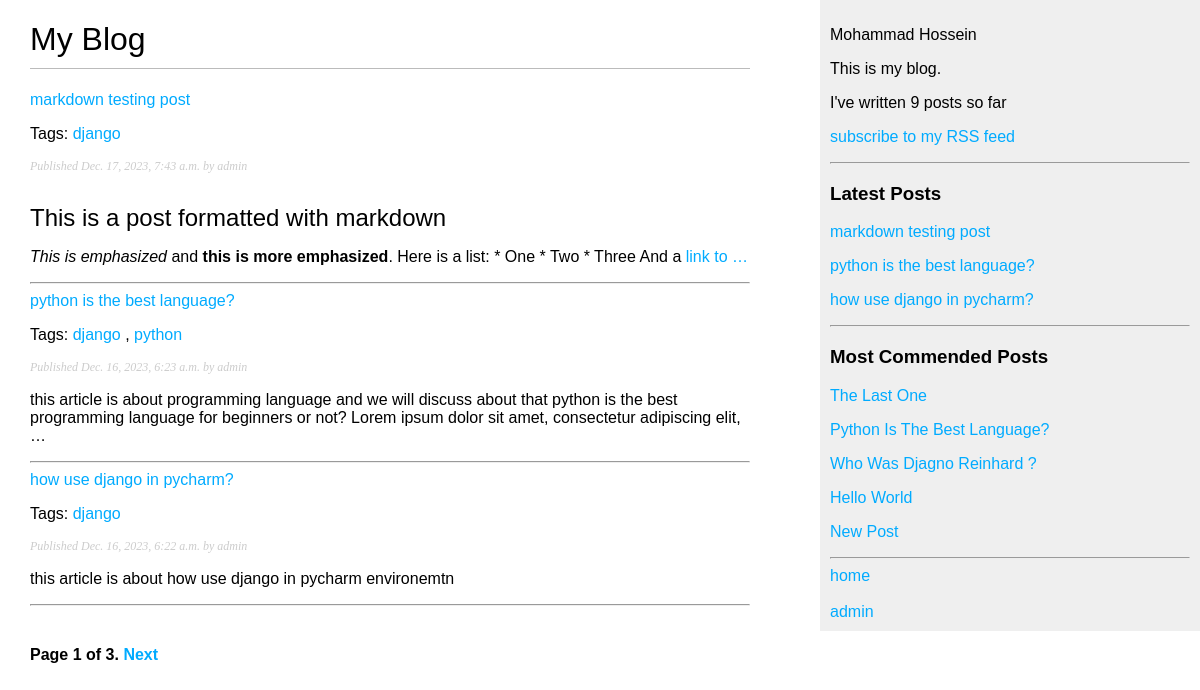
/blog/, run on an earlier commit of the app's database.
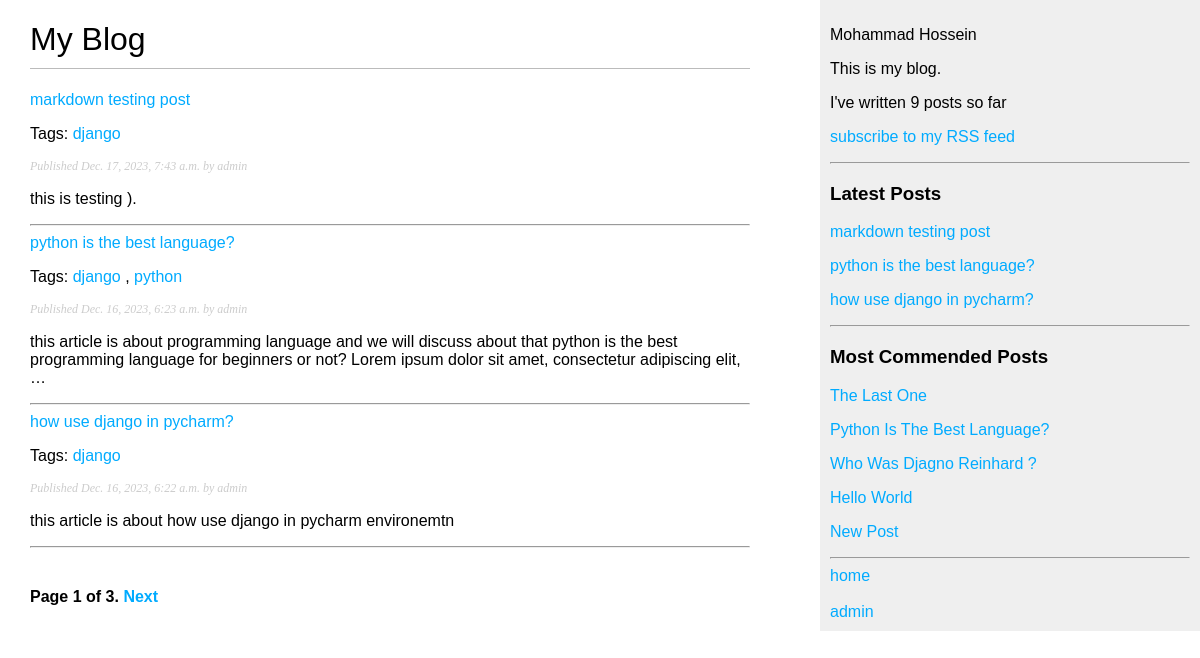
And on a later commit of the database.
### blog/models.py (models this page shows, shortened)
class Post(models.Model):
    class Status(models.TextChoices):
        DRAFT = "DF", "Draft"
        PUBLISHED = "PB", "Published"
    title = models.CharField(max_length=250)
    slug = models.SlugField(max_length=250, unique_for_date='publish')
    tags = TaggableManager()
    author = models.ForeignKey(User, on_delete=models.CASCADE, related_name='posts')
    body = models.TextField()
    publish = models.DateTimeField(default=timezone.now)
    created = models.DateTimeField(auto_now_add=True)
    updated = models.DateTimeField(auto_now=True)
    status = models.CharField(max_length=2, choices=Status.choices, default=Status.DRAFT)
    objects = models.Manager()
    published = PublishedManager()
    class Meta:
        ordering = ['-publish']
        indexes = [
            models.Index(fields=['-publish']),
        ]
    def get_absolute_url(self):
        return reverse('blog:post_detail', args=[self.publish.year, self.publish.month, self.publish.day, self.slug])

### blog/views.py (the view)
# urls.py: path('', post_list, name='post_list'),
def post_list(request, tag_slug=None):
    post_list = Post.published.all()
    tag = None
    if tag_slug:
        tag = get_object_or_404(Tag, slug=tag_slug)
        post_list = post_list.filter(tags__in=[tag])
    paginator = Paginator(post_list, 3)
    page_number = request.GET.get('page', 1)
    try:
        posts = paginator.page(page_number)
    except PageNotAnInteger:
        posts = paginator.page(1)
    except EmptyPage:
        posts = paginator.page(paginator.num_pages)
    return render(request,
                  'blog/post/post_list.html',
                  {'posts': posts,
                   'tag': tag})

### blog/models.py (called while the page is built)
    def get_queryset(self):
        return super().get_queryset().filter(status=Post.Status.PUBLISHED)

### blog/templatetags/blog_tags.py (called while the page is built)
@register.simple_tag
def total_posts():
    return Post.published.count()

@register.inclusion_tag('blog/post/latest_posts.html')
def recent_posts(count=5):
    latest_posts = Post.published.order_by('-publish')[:count]
    return {'latest_posts': latest_posts}

@register.simple_tag
def get_most_commended_posts(count=5):
    return Post.published.annotate(total_comments=Count('comments')).order_by('-total_comments')[:count]

@register.filter(name='markdown')
def markdown_format(text):
    return mark_safe(markdown.markdown(text))

### blog/templates/blog/post/post_list.html (shortened to what this page needs)
{% extends 'blog/base.html' %}
{% load blog_tags %}
{% block content %}
    <h1>My Blog</h1>
    {% for post in posts %}
        <a href="{{ post.get_absolute_url }}"> {{ post.title }}</a> <br>
        <p class="tags">
            Tags:
            {% for tag in post.tags.all %}
                <a href="{% url "blog:post_list_by_tag" tag.slug %}">
                    {{ tag.name }}
                </a>
                {% if not forloop.last %}, {% endif %}
            {% endfor %}
        </p>
        <p class="date">
            Published {{ post.publish }} by {{ post.author }}
        </p>
        {{ post.body|markdown|truncatewords:30 }}
        <hr>
    {% endfor %}
    {% include "blog/pagination.html" with page=posts %}
{% endblock %}

### blog/templates/blog/base.html (shortened to what this page needs)
{% load static %}
{% load blog_tags %}
<!DOCTYPE html>
<html lang="en">
<head>
    <link rel="stylesheet" href="{% static 'blog/css/blog.css' %}">
</head>
<body>
<div id="content">
    {% block content %}
    {% endblock %}
</div>
<div id="sidebar">
    <p>Mohammad Hossein</p>
    <p>This is my blog.</p>
    <p>I've written {% total_posts %} posts so far</p>
    <p>
        <a href="{% url 'blog:post_feed' %}">subscribe to my RSS feed</a>
    </p>
    <hr>
    <h3>Latest Posts</h3>
    {% recent_posts 3 %}
    <hr>
    <h3>Most Commended Posts</h3>
    {% get_most_commended_posts as most_commented_posts %}
    {% for post in most_commented_posts %}
        <a href="{{ post.get_absolute_url }}"><p>{{ post.title|title }}</p></a>
    {% endfor %}
    <hr>
    <a href="http://127.0.0.1:8000/blog/">home</a><br><br>
    <a href="http://127.0.0.1:8000/admin/">admin</a>
</div>
</body>
</html>

### blog/templates/blog/pagination.html (shortened to what this page needs)
<div class="pagination">
     <span class="step-links">
         <span class="current">
     Page {{ page.number }} of {{ page.paginator.num_pages }}.
     </span>
         {% if page.has_next %}
             <a href="?page={{ page.next_page_number }}">Next</a>
         {% endif %}
     </span>
</div>

### blog/templates/blog/post/latest_posts.html
{% for post in latest_posts %}
    <a href="{{ post.get_absolute_url }}"><p>{{ post.title }}</p></a>
{% endfor %}

### blog/static/blog/css/blog.css (style rules this page uses)
body { margin: 0; padding: 0; font-family: helvetica, sans-serif; }
a { color: #00abff; text-decoration: none; }
h1 { font-weight: normal; border-bottom: 1px solid #bbb; padding: 0 0 10px 0; }
#content { float: left; width: 60%; padding: 0 0 0 30px; }
#sidebar { float: right; width: 30%; padding: 10px; background: #efefef; height: 100%; }
p.date { color: #ccc; font-family: georgia, serif; font-size: 12px; font-style: italic; }
.pagination { margin: 40px 0; font-weight: bold; }

What changed in the data, as far as the page shows it:
changed Post "markdown testing post": body "This is a post formatted with markdown This is emphasized and this is more emphasized . Here is a list: * One * Two * Three And a link to …" → "this is testing )."
